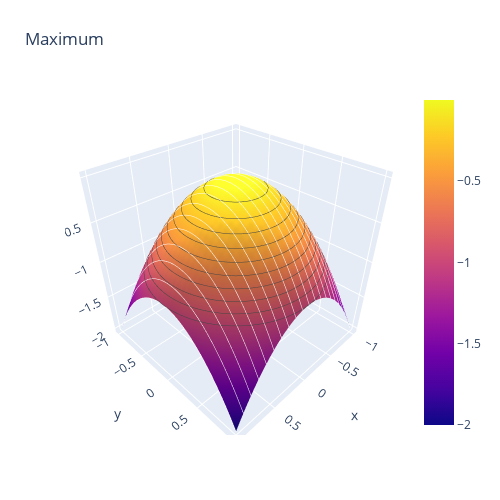

Notebook code cell kept with this figure:
### Code cell
z = [ [x[i]**2 + y[j]**2 for i in range(x.size) ] for j in range(y.size) ]
z = -np.array(z)

fig = go.Figure(data=[go.Surface(
        contours = {
        "x": {"show": True, "start": -1, "end": 1, "size": 0.1, "color":"white"},
        "z": {"show": True, "start": -1, "end": 1, "size": 0.1}
        },
        x=x,y=y,z=z)])

fig.update_layout(title='Maximum', autosize=False,
                  width=500, height=500,
                  margin=dict(l=65, r=50, b=65, t=90))
fig.show()

### Figure 1 — Plotly figure (JSON) as saved in the notebook; plotly's stock layout.template omitted (floating-point values rounded to 4 significant figures; data arrays with more than 128 entries replaced by an {"elided": "..."} marker saying what was removed)
{"data": [{"contours": {"x": {"color": "white", "end": 1, "show": true, "size": 0.1, "start": -1}, "z": {"end": 1, "show": true, "size": 0.1, "start": -1}}, "type": "surface", "x": [-1, -0.9355, -0.871, -0.8065, -0.7419, -0.6774, -0.6129, -0.5484, -0.4839, -0.4194, -0.3548, -0.2903, -0.2258, -0.1613, -0.09677, -0.03226, 0.03226, 0.09677, 0.1613, 0.2258, 0.2903, 0.3548, 0.4194, 0.4839, 0.5484, 0.6129, 0.6774, 0.7419, 0.8065, 0.871, 0.9355, 1], "y": [-1, -0.9355, -0.871, -0.8065, -0.7419, -0.6774, -0.6129, -0.5484, -0.4839, -0.4194, -0.3548, -0.2903, -0.2258, -0.1613, -0.09677, -0.03226, 0.03226, 0.09677, 0.1613, 0.2258, 0.2903, 0.3548, 0.4194, 0.4839, 0.5484, 0.6129, 0.6774, 0.7419, 0.8065, 0.871, 0.9355, 1], "z": {"elided": "32x32 float values"}}], "layout": {"autosize": false, "height": 500, "margin": {"b": 65, "l": 65, "r": 50, "t": 90}, "title": {"text": "Maximum"}, "width": 500}}
